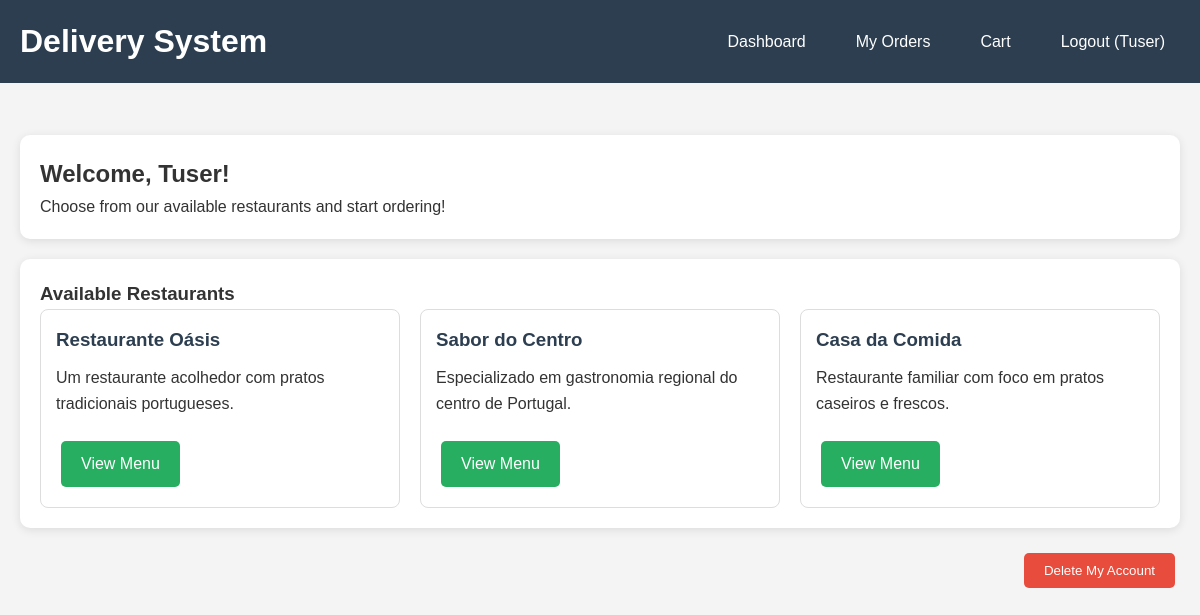
Screenshot of /customer_dashboard (signed in) with the database file from the repository.
### tables this page shows
CREATE TABLE users (
        id INTEGER PRIMARY KEY AUTOINCREMENT,
        username TEXT UNIQUE NOT NULL,
        email TEXT UNIQUE NOT NULL,
        password_hash TEXT NOT NULL,
        user_type TEXT NOT NULL CHECK (user_type IN ('customer', 'restaurant')),
        phone TEXT,
        address TEXT,
        restaurant_name TEXT,
        restaurant_description TEXT,
        created_at TIMESTAMP DEFAULT CURRENT_TIMESTAMP
    , image_path TEXT);

### app.py (the view)
    def decorated_function(*args, **kwargs):
        if 'user_id' not in session:
            return redirect(url_for('login'))
        return f(*args, **kwargs)

### app.py (called while the page is built)
def get_db_connection():
    conn = sqlite3.connect('delivery_system.db')
    conn.row_factory = sqlite3.Row
    return conn

def login_required(f):
    def decorated_function(*args, **kwargs):
        if 'user_id' not in session:
            return redirect(url_for('login'))
        return f(*args, **kwargs)
    decorated_function.__name__ = f.__name__
    return decorated_function

@app.route('/customer_dashboard')
@login_required
def customer_dashboard():
    conn = get_db_connection()
    restaurants = conn.execute('''SELECT id, username, restaurant_name, restaurant_description
                                 FROM users WHERE user_type = 'restaurant' ''').fetchall()
    conn.close()
    return render_template('customer_dashboard.html', restaurants=restaurants)

### templates/customer_dashboard.html (shortened to what this page needs)
{% extends "base.html" %}
{% block content %}
<div class="card">
    <h2>Welcome, {{ session.username }}!</h2>
    <p>Choose from our available restaurants and start ordering!</p>
</div>
<div class="card">
    <h3>Available Restaurants</h3>
    {% if restaurants %}
    <div class="grid">
        {% for restaurant in restaurants %}
        <div class="menu-item">
            <h3>{{ restaurant.restaurant_name or restaurant.username }}</h3>
            {% if restaurant.restaurant_description %}
            <p>{{ restaurant.restaurant_description }}</p>
            {% endif %}
            <div class="mt-20">
                <a href="{{ url_for('view_restaurant', restaurant_id=restaurant.id) }}" class="btn btn-success">View
                    Menu</a>
            </div>
        </div>
        {% endfor %}
    </div>
    {% else %}
    <p>No restaurants available at the moment.</p>
    {% endif %}
</div>
<div class="mt-20" style="text-align: right;">
    <form method="POST" action="{{ url_for('delete_account') }}"
        onsubmit="return confirm('Are you sure you want to delete your account? This action cannot be undone.');">
        <button type="submit" class="btn btn-danger">Delete My Account</button>
    </form>
</div>
{% endblock %}

### templates/base.html (shortened to what this page needs)
<!DOCTYPE html>
<html lang="en">
<head>
</head>
<body>
    <header>
        <div class="header-content">
            <h1><a href="/" style="color: white; text-decoration: none;">Delivery System</a></h1>
            <nav>
                <ul>
                    {% if session.user_id %}
                    <li><a href="{{ url_for('dashboard') }}">Dashboard</a></li>
                    {% if session.user_type == 'customer' %}
                    <li><a href="{{ url_for('order_history') }}">My Orders</a></li>
                    <li><a href="{{ url_for('view_cart') }}">Cart</a></li>
                    {% endif %}
                    <li><a href="{{ url_for('logout') }}">Logout ({{ session.username }})</a></li>
                    {% else %}
                    <li><a href="{{ url_for('login') }}">Login</a></li>
                    <li><a href="{{ url_for('register') }}">Register</a></li>
                    {% endif %}
                </ul>
            </nav>
        </div>
    </header>
    <div class="container">
        {% block content %}{% endblock %}
    </div>
</body>
</html>

### templates/base.html (style rules this page uses)
* { margin: 0; padding: 0; box-sizing: border-box; }
body { font-family: Arial, sans-serif; line-height: 1.6; color: #333; background-color: #f4f4f4; }
.container { max-width: 1200px; margin: 0 auto; padding: 20px; }
header { background-color: #2c3e50; color: white; padding: 1rem 0; margin-bottom: 2rem; }
.header-content { display: flex; justify-content: space-between; align-items: center; max-width: 1200px; margin: 0 auto; padding: 0 20px; }
nav ul { list-style: none; display: flex; gap: 20px; }
nav a { color: white; text-decoration: none; padding: 10px 15px; border-radius: 5px; transition: background-color 0.3s; }
.card { background: white; border-radius: 10px; padding: 20px; margin-bottom: 20px; box-shadow: 0 2px 10px rgba(0, 0, 0, 0.1); }
.btn { background-color: #3498db; color: white; padding: 10px 20px; border: none; border-radius: 5px; cursor: pointer; text-decoration: none; display: inline-block; margin: 5px; transition: background-color 0.3s; }
.btn-success { background-color: #27ae60; }
.btn-danger { background-color: #e74c3c; }
.grid { display: grid; grid-template-columns: repeat(auto-fit, minmax(300px, 1fr)); gap: 20px; }
.menu-item { border: 1px solid #ddd; border-radius: 8px; padding: 15px; background: white; }
.menu-item h3 { margin-bottom: 10px; color: #2c3e50; }
.mt-20 { margin-top: 20px; }

### rows the page displays
users: restaurant_name "Restaurante Oásis", restaurant_description "Um restaurante acolhedor com pratos tradicionais portugueses."
users: restaurant_name "Sabor do Centro", restaurant_description "Especializado em gastronomia regional do centro de Portugal."
users: restaurant_name "Casa da Comida", restaurant_description "Restaurante familiar com foco em pratos caseiros e frescos."

### other values shown
{{ session.username }} "Tuser"
